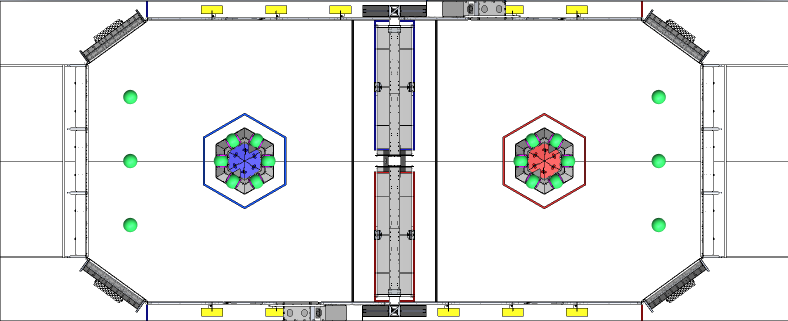
#> input picture assets/2025-field.png, 1576 x 642 px, given in place of the camera (shown at 1/2 size)
$ python playground.py
#> lines starting #> are read from the running program, lines starting #| are printed output that depends on the picture; after the words box and inside, x2 and y2 are one past the last pixel; in counts of white or black regions, pixels touching at a corner belong together
import cv2
import numpy as np

def nothing(x):
    pass

# 1. Create a Window for the GUI
cv2.namedWindow("Circle Tracker")

# 2. Create Trackbars for HSV tuning (Defaulting to a wide range)
cv2.createTrackbar("Low H", "Circle Tracker", 0, 179, nothing)
cv2.createTrackbar("Low S", "Circle Tracker", 100, 255, nothing)
cv2.createTrackbar("Low V", "Circle Tracker", 100, 255, nothing)
cv2.createTrackbar("High H", "Circle Tracker", 179, 179, nothing)
cv2.createTrackbar("High S", "Circle Tracker", 255, 255, nothing)
cv2.createTrackbar("High V", "Circle Tracker", 255, 255, nothing)

cap = cv2.VideoCapture(0)

while True:
    ret, frame = cap.read()
#> frame is the input picture: shape (642, 1576, 3); mean B, G, R 233.6, 234.7, 234.1
    if not ret: break

    # Get current trackbar positions
    l_h = cv2.getTrackbarPos("Low H", "Circle Tracker")
    l_s = cv2.getTrackbarPos("Low S", "Circle Tracker")
    l_v = cv2.getTrackbarPos("Low V", "Circle Tracker")
    h_h = cv2.getTrackbarPos("High H", "Circle Tracker")
    h_s = cv2.getTrackbarPos("High S", "Circle Tracker")
    h_v = cv2.getTrackbarPos("High V", "Circle Tracker")

    # 3. Process Image
    hsv = cv2.cvtColor(frame, cv2.COLOR_BGR2HSV)
#> hsv: shape (642, 1576, 3); mean H, S, V 2.9, 5.6, 236.8
    lower_limit = np.array([l_h, l_s, l_v])
    upper_limit = np.array([h_h, h_s, h_v])

    mask = cv2.inRange(hsv, lower_limit, upper_limit)
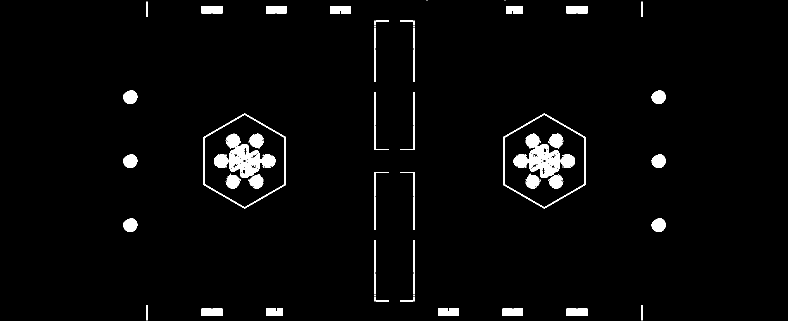
#> mask: shape (642, 1576) (shown at 1/2 size); 2.7% white; 85 white regions (33 under 20 px), largest, box (x1, y1, x2, y2) and area: (452, 267, 490, 356) 1901, (1051, 267, 1089, 356) 1867, (407, 227, 572, 417) 1476
    mask = cv2.medianBlur(mask, 5) # Reduce noise
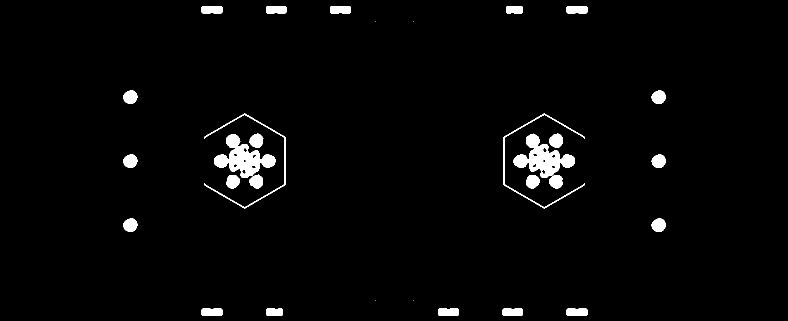
#> mask: shape (642, 1576) (shown at 1/2 size); 2.4% white; 30 white regions (4 under 20 px)

    # 4. Find and Filter Shapes
    contours, _ = cv2.findContours(mask, cv2.RETR_EXTERNAL, cv2.CHAIN_APPROX_SIMPLE)
#> contours = 30 contours, 4 with area under 20; largest, box (x1, y1, x2, y2) and area: (1027, 267, 1150, 356) 4619, (428, 268, 551, 356) 4618, (1006, 227, 1170, 417) 775, (408, 227, 572, 417) 775, (1303, 437, 1331, 464) 557

    for cnt in contours:
        area = cv2.contourArea(cnt)
        if area < 500: continue # Ignore tiny specs

        perimeter = cv2.arcLength(cnt, True)
        if perimeter == 0: continue

        # Circularity check
        circularity = 4 * np.pi * (area / (perimeter * perimeter))

        if 0.7 < circularity < 1.2:
            # Calculate Center
            (x, y), radius = cv2.minEnclosingCircle(cnt)
            center = (int(x), int(y))

            # Calculate coordinates relative to center of screen (assuming 640x480)
            rel_x = int(x - 2560.0/2.0)
            rel_y = int(800 - y) # Flip Y so 'up' is positive

            # 5. Draw the GUI elements
            cv2.circle(frame, center, int(radius), (0, 255, 0), 2) # Green Circle
            cv2.drawMarker(frame, center, (255, 0, 0), cv2.MARKER_CROSS, 15, 2) # Blue Cross

            # Display coordinates on the screen
            text = f"X: {rel_x}, Y: {rel_y}"
            cv2.putText(frame, text, (center[0] + 10, center[1] - 10),
                        cv2.FONT_HERSHEY_SIMPLEX, 0.5, (255, 255, 255), 2)
#> this loop made 30 passes
#> (area, perimeter, circularity, x, y, radius, center, rel_x) on passes 8, 9, 10, 11, 12, 13, 14, 15, 19, 22, 23: (557, 88.43, 0.895, 1316.8, 449.6, 14.06, (1316, 449), 36), (556, 88.43, 0.894, 260.3, 449.7, 14.01, (260, 449), -1019), (536.5, 89.5, 0.842, 1111.8, 362.6, 14.04, (1111, 362), -168), (532, 89.25, 0.839, 1064.9, 362.4, 14.17, (1064, 362), -215), (536.5, 90.33, 0.826, 465.5, 362.7, 14.24, (465, 362), -814), (526, 89.25, 0.83, 512.7, 362.5, 14.16, (512, 362), -767), (554, 88.43, 0.89, 1316.9, 321.6, 14.03, (1316, 321), 36), (556, 88.43, 0.894, 260.3, 321.7, 14.01, (260, 321), -1019), (550.5, 90.33, 0.848, 512.8, 281, 14.38, (512, 281), -767), (556, 88.43, 0.894, 1316.8, 193.6, 14.06, (1316, 193), 36), (556, 88.43, 0.894, 260.3, 193.7, 14.01, (260, 193), -1019)
#> (area, perimeter, circularity, x, y, radius, rel_x, rel_y) on pass 17: (552.5, 90.67, 0.845, 1112, 281, 14.56, -168, 519)
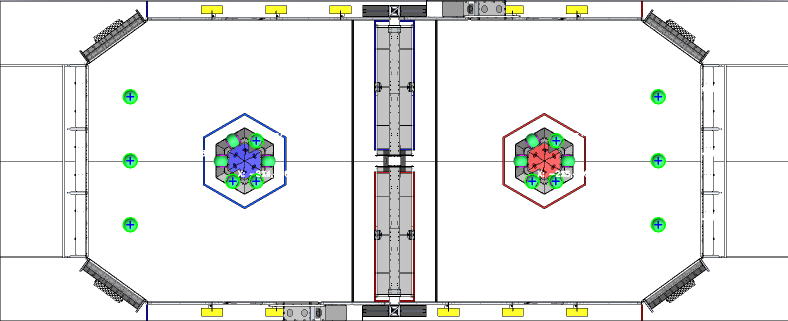
#> frame: shape (642, 1576, 3) (shown at 1/2 size); 0.51% of pixels changed, all inside (x1, y1, x2, y2) = (245, 172, 1428, 465)

    # Show the results
    cv2.imshow("Circle Tracker", frame)
    cv2.imshow("Mask (What the Robot Sees)", mask)

    if cv2.waitKey(1) & 0xFF == ord('q'):
#> (key q is pressed here)
        break

cap.release()
cv2.destroyAllWindows()
